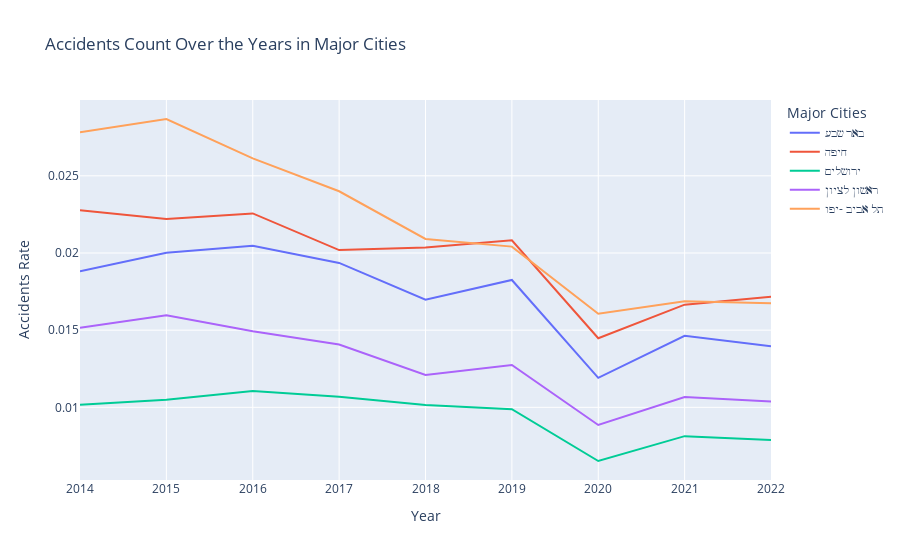

Source (notebook cell):
### Code cell
# FIX TEXT!
imh_year_cnt_pop_selected_cities = imh_year_cnt_pop[imh_year_cnt_pop.accident_yishuv_name.isin(cities_names)]
fig = px.line(imh_year_cnt_pop_selected_cities, 
              x='accident_year', 
              y='accidents_rate', 
              color='accident_yishuv_name', 
              title='Accidents Count Over the Years in Major Cities')

# Update layout
fig.update_layout(xaxis_title='Year',
                  yaxis_title='Accidents Rate',
                  legend_title='Major Cities')

# Show the plot
fig.show()

### Figure 1 — Plotly figure (JSON) as saved in the notebook; plotly's stock layout.template omitted (floating-point values rounded to 4 significant figures)
{"data": [{"hovertemplate": "accident_yishuv_name=באר שבע<br>accident_year=%{x}<br>accidents_rate=%{y}<extra></extra>", "legendgroup": "באר שבע", "line": {"color": "#636efa", "dash": "solid"}, "marker": {"symbol": "circle"}, "mode": "lines", "name": "באר שבע", "orientation": "v", "showlegend": true, "type": "scatter", "x": [2014, 2015, 2016, 2017, 2018, 2019, 2020, 2021, 2022], "xaxis": "x", "y": [0.01881, 0.02001, 0.02047, 0.01935, 0.01698, 0.01825, 0.01191, 0.01463, 0.01396], "yaxis": "y"}, {"hovertemplate": "accident_yishuv_name=חיפה<br>accident_year=%{x}<br>accidents_rate=%{y}<extra></extra>", "legendgroup": "חיפה", "line": {"color": "#EF553B", "dash": "solid"}, "marker": {"symbol": "circle"}, "mode": "lines", "name": "חיפה", "orientation": "v", "showlegend": true, "type": "scatter", "x": [2014, 2015, 2016, 2017, 2018, 2019, 2020, 2021, 2022], "xaxis": "x", "y": [0.02277, 0.0222, 0.02256, 0.02019, 0.02035, 0.02083, 0.01447, 0.01665, 0.01716], "yaxis": "y"}, {"hovertemplate": "accident_yishuv_name=ירושלים<br>accident_year=%{x}<br>accidents_rate=%{y}<extra></extra>", "legendgroup": "ירושלים", "line": {"color": "#00cc96", "dash": "solid"}, "marker": {"symbol": "circle"}, "mode": "lines", "name": "ירושלים", "orientation": "v", "showlegend": true, "type": "scatter", "x": [2014, 2015, 2016, 2017, 2018, 2019, 2020, 2021, 2022], "xaxis": "x", "y": [0.01016, 0.01049, 0.01106, 0.01069, 0.01016, 0.009881, 0.006524, 0.008134, 0.007884], "yaxis": "y"}, {"hovertemplate": "accident_yishuv_name=ראשון לציון<br>accident_year=%{x}<br>accidents_rate=%{y}<extra></extra>", "legendgroup": "ראשון לציון", "line": {"color": "#ab63fa", "dash": "solid"}, "marker": {"symbol": "circle"}, "mode": "lines", "name": "ראשון לציון", "orientation": "v", "showlegend": true, "type": "scatter", "x": [2014, 2015, 2016, 2017, 2018, 2019, 2020, 2021, 2022], "xaxis": "x", "y": [0.01515, 0.01596, 0.01493, 0.01407, 0.0121, 0.01274, 0.008858, 0.01067, 0.01039], "yaxis": "y"}, {"hovertemplate": "accident_yishuv_name=תל אביב -יפו<br>accident_year=%{x}<br>accidents_rate=%{y}<extra></extra>", "legendgroup": "תל אביב -יפו", "line": {"color": "#FFA15A", "dash": "solid"}, "marker": {"symbol": "circle"}, "mode": "lines", "name": "תל אביב -יפו", "orientation": "v", "showlegend": true, "type": "scatter", "x": [2014, 2015, 2016, 2017, 2018, 2019, 2020, 2021, 2022], "xaxis": "x", "y": [0.02781, 0.02868, 0.02613, 0.024, 0.02091, 0.02041, 0.01606, 0.01687, 0.01674], "yaxis": "y"}], "layout": {"legend": {"title": {"text": "Major Cities"}, "tracegroupgap": 0}, "title": {"text": "Accidents Count Over the Years in Major Cities"}, "xaxis": {"anchor": "y", "domain": [0, 1], "title": {"text": "Year"}}, "yaxis": {"anchor": "x", "domain": [0, 1], "title": {"text": "Accidents Rate"}}}}
